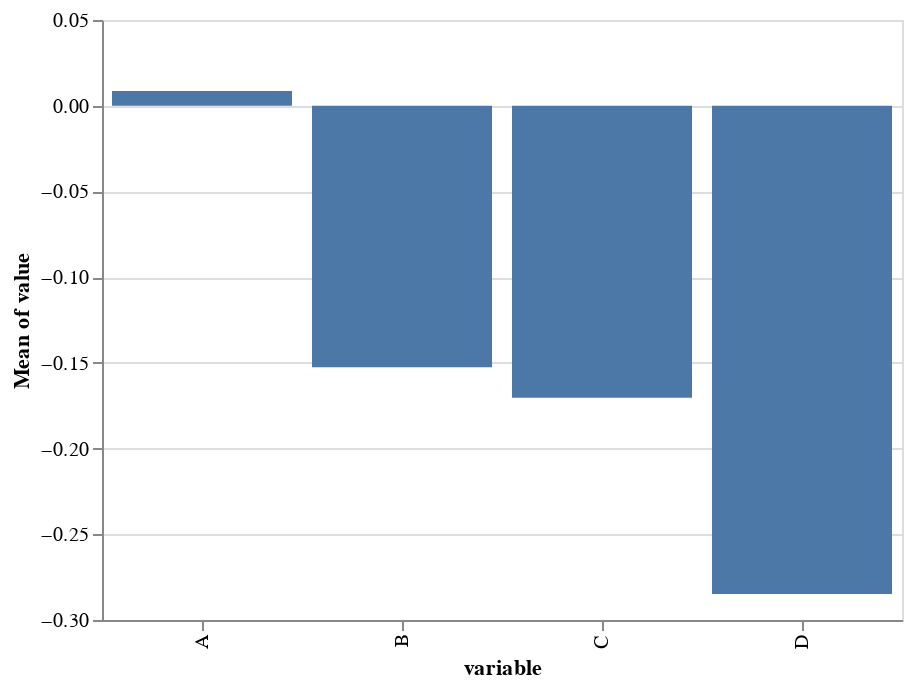

Notebook cell for this chart:
### Code cell
chart = alt.Chart(df).mark_bar().encode(
    x = "variable:N",
    y = "mean(value):Q",
)
chart

### Figure 1 — Vega-Lite specification as saved in the notebook (floating-point values rounded to 4 significant figures)
{"$schema": "https://vega.github.io/schema/vega-lite/v2.6.0.json", "config": {"view": {"height": 300, "width": 400}}, "data": {"name": "data-efb252e7c57bdc7da8542a41b9a92119"}, "datasets": {"data-efb252e7c57bdc7da8542a41b9a92119": [{"value": -0.461, "variable": "A"}, {"value": -0.6367, "variable": "A"}, {"value": 0.8774, "variable": "A"}, {"value": 0.03826, "variable": "A"}, {"value": 0.1653, "variable": "A"}, {"value": -1.282, "variable": "A"}, {"value": -1.085, "variable": "A"}, {"value": -0.2776, "variable": "A"}, {"value": 1.399, "variable": "A"}, {"value": 0.1905, "variable": "A"}, {"value": 0.1943, "variable": "A"}, {"value": -0.5676, "variable": "A"}, {"value": 0.5009, "variable": "A"}, {"value": -1.386, "variable": "A"}, {"value": -1.255, "variable": "A"}, {"value": -0.3358, "variable": "A"}, {"value": -0.2206, "variable": "A"}, {"value": -0.3834, "variable": "A"}, {"value": 0.6615, "variable": "A"}, {"value": -0.1631, "variable": "A"}, {"value": -0.02475, "variable": "A"}, {"value": 0.4582, "variable": "A"}, {"value": 0.7641, "variable": "A"}, {"value": 0.1393, "variable": "A"}, {"value": -2.595, "variable": "A"}, {"value": 1.147, "variable": "A"}, {"value": 0.157, "variable": "A"}, {"value": 1.273, "variable": "A"}, {"value": 1.022, "variable": "A"}, {"value": 1.941, "variable": "A"}, {"value": -0.1779, "variable": "B"}, {"value": -0.1913, "variable": "B"}, {"value": 1.287, "variable": "B"}, {"value": -0.5126, "variable": "B"}, {"value": 0.4481, "variable": "B"}, {"value": 0.6524, "variable": "B"}, {"value": 0.1359, "variable": "B"}, {"value": 0.7554, "variable": "B"}, {"value": -2.106, "variable": "B"}, {"value": -0.9536, "variable": "B"}, {"value": -0.7169, "variable": "B"}, {"value": 0.4166, "variable": "B"}, {"value": -1.457, "variable": "B"}, {"value": -0.5404, "variable": "B"}, {"value": 0.4442, "variable": "B"}, {"value": 0.6857, "variable": "B"}, {"value": -0.4275, "variable": "B"}, {"value": -0.1505, "variable": "B"}, {"value": 0.7518, "variable": "B"}, {"value": 0.104, "variable": "B"}, {"value": 0.1214, "variable": "B"}, {"value": -0.8323, "variable": "B"}, {"value": 0.4985, "variable": "B"}, {"value": -0.7089, "variable": "B"}, {"value": 0.9943, "variable": "B"}, {"value": -1.759, "variable": "B"}, {"value": -0.6608, "variable": "B"}, {"value": -0.02429, "variable": "B"}, {"value": 0.05028, "variable": "B"}, {"value": -0.7039, "variable": "B"}, {"value": -1.304, "variable": "C"}, {"value": 0.3673, "variable": "C"}, {"value": 0.1543, "variable": "C"}, {"value": -0.1205, "variable": "C"}, {"value": -1.001, "variable": "C"}, {"value": -0.2541, "variable": "C"}, {"value": -0.4228, "variable": "C"}, {"value": -0.2764, "variable": "C"}, {"value": 0.7387, "variable": "C"}, {"value": -0.1703, "variable": "C"}, {"value": 1.707, "variable": "C"}, {"value": 0.607, "variable": "C"}, {"value": 1.027, "variable": "C"}, {"value": 0.4676, "variable": "C"}, {"value": 0.6415, "variable": "C"}, {"value": 0.4177, "variable": "C"}, {"value": 1.287, "variable": "C"}, {"value": -1.036, "variable": "C"}, {"value": -1.95, "variable": "C"}, {"value": -1.593, "variable": "C"}, {"value": 0.6704, "variable": "C"}, {"value": -2.446, "variable": "C"}, {"value": -1.054, "variable": "C"}, {"value": -0.7957, "variable": "C"}, {"value": 1.282, "variable": "C"}, {"value": -0.5406, "variable": "C"}, {"value": -0.2619, "variable": "C"}, {"value": 0.4286, "variable": "C"}, {"value": -1.817, "variable": "C"}, {"value": 0.1371, "variable": "C"}, {"value": -0.1048, "variable": "D"}, {"value": -1.052, "variable": "D"}, {"value": -0.0647, "variable": "D"}, {"value": -0.8736, "variable": "D"}, {"value": 0.3185, "variable": "D"}, {"value": 0.6777, "variable": "D"}, {"value": 0.4703, "variable": "D"}, {"value": 0.5203, "variable": "D"}, {"value": -2.117, "variable": "D"}, {"value": 0.7675, "variable": "D"}, {"value": 1.207, "variable": "D"}, {"value": -1.67, "variable": "D"}, {"value": 0.9805, "variable": "D"}, {"value": 0.6478, "variable": "D"}, {"value": -1.104, "variable": "D"}, {"value": 1.107, "variable": "D"}, {"value": -0.1366, "variable": "D"}, {"value": -1.019, "variable": "D"}, {"value": -0.8703, "variable": "D"}, {"value": 0.2375, "variable": "D"}, {"value": 0.2508, "variable": "D"}, {"value": 0.5361, "variable": "D"}, {"value": -1.288, "variable": "D"}, {"value": -0.03262, "variable": "D"}, {"value": 0.648, "variable": "D"}, {"value": 0.9184, "variable": "D"}, {"value": -1.29, "variable": "D"}, {"value": -1.824, "variable": "D"}, {"value": -1.412, "variable": "D"}, {"value": -2.973, "variable": "D"}]}, "encoding": {"x": {"field": "variable", "type": "nominal"}, "y": {"aggregate": "mean", "field": "value", "type": "quantitative"}}, "mark": "bar"}
